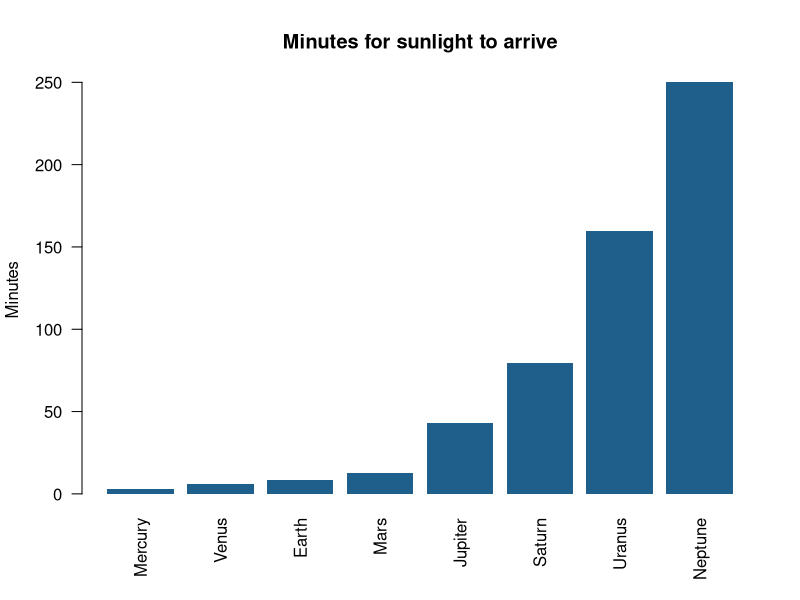

Write R code to recreate this figure.
# First steps ----
#
# Put the cursor on a line and press Command Return to run it.
# The result appears in the canvas on the right, with a link
# back to this line. Lines that print nothing, such as an
# assignment, get a small check in the margin instead.

1 + 1

# Light travels 299,792.458 kilometers every second, and the Sun is
# about 149.6 million kilometers away. How many minutes does
# sunlight take to reach us?
149.6e6 / 299792.458 / 60

# R works on whole vectors at once. These are the planets' average
# distances from the Sun, in astronomical units, where Earth is 1.
distance_au <- c(Mercury = 0.39, Venus = 0.72, Earth = 1.00, Mars = 1.52,
                 Jupiter = 5.20, Saturn = 9.54, Uranus = 19.19, Neptune = 30.07)
distance_au
mean(distance_au)

# Every object you make appears as a small card along the top of the
# canvas. Point at a card to see what it is.
light_minutes <- round(distance_au * 8.32, 1)
light_minutes

# A plot lands in the canvas at full width. Press it to see it
# full size.
barplot(light_minutes, las = 2, col = "#1F5F8B", border = NA,
        main = "Minutes for sunlight to arrive", ylab = "Minutes")

# Type R straight into the box under the script, too. Try
# summary(light_minutes) there, or ?barplot to open its help page.
